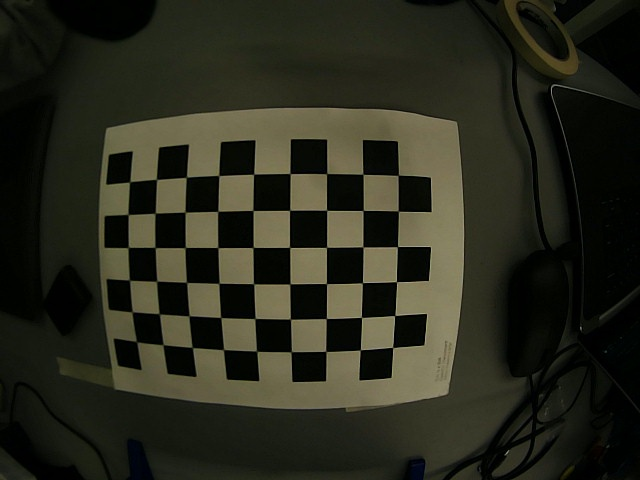
#> input picture pictures/frame_0.jpg, 640 x 480 px
$ python camera_caliration.py
#> lines starting #> are read from the running program, lines starting #| are printed output that depends on the picture; after the words box and inside, x2 and y2 are one past the last pixel; in counts of white or black regions, pixels touching at a corner belong together
# Author: Addison Sears-Collins
# https://automaticaddison.com
# Description: Perform camera calibration using a chessboard.

import cv2  # Import the OpenCV library to enable computer vision
import numpy as np  # Import the NumPy scientific computing library
import glob  # Used to get retrieve files that have a specified pattern
import pickle

# Path to the image that you want to undistort
distorted_img_filename = r'C:\Users\lowel\PycharmProjects\helping-hands-ysp-david\pictures\frame_3.jpg'

# Chessboard dimensions
number_of_squares_X = 10  # Number of chessboard squares along the x-axis
number_of_squares_Y = 7  # Number of chessboard squares along the y-axis
nX = number_of_squares_X - 1  # Number of interior corners along x-axis
nY = number_of_squares_Y - 1  # Number of interior corners along y-axis
square_size = 0.023  # Length of the side of a square in meters

# Store vectors of 3D points for all chessboard images (world coordinate frame)
object_points = []

# Store vectors of 2D points for all chessboard images (camera coordinate frame)
image_points = []

# Set termination criteria. We stop either when an accuracy is reached or when
# we have finished a certain number of iterations.
criteria = (cv2.TERM_CRITERIA_EPS + cv2.TERM_CRITERIA_MAX_ITER, 30, 0.001)

# Define real world coordinates for points in the 3D coordinate frame
# Object points are (0,0,0), (1,0,0), (2,0,0) ...., (5,8,0)
object_points_3D = np.zeros((nX * nY, 3), np.float32)

# These are the x and y coordinates
object_points_3D[:, :2] = np.mgrid[0:nY, 0:nX].T.reshape(-1, 2)

object_points_3D = object_points_3D * square_size


def main():
    # Get the file path for images in the current directory
    images = glob.glob(r'C:\Users\lowel\PycharmProjects\helping-hands-ysp-david\pictures\frame_*.jpg')

    # Go through each chessboard image, one by one
    for image_file in images:

        # Load the image
        image = cv2.imread(image_file)
#> image is the input picture: shape (480, 640, 3); mean B, G, R 28.9, 41.6, 41

        # Convert the image to grayscale
        gray = cv2.cvtColor(image, cv2.COLOR_BGR2GRAY)
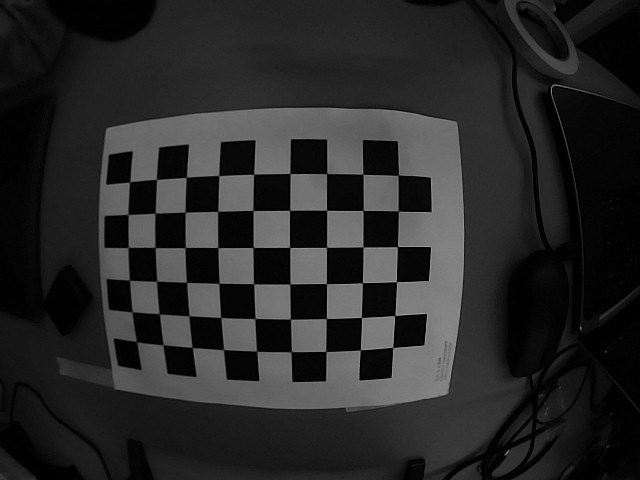
#> gray: shape (480, 640); min 0, max 168, mean 40

        # Find the corners on the chessboard
        success, corners = cv2.findChessboardCorners(gray, (nY, nX), None)
#> success = True; corners = 54 rows, first 8: [136.6, 341.9], [132.2, 311.7], [129.3, 280], [128.2, 247.4], [128.2, 214.6], [129.6, 182], [163.1, 344.6], [158.9, 313.6]

        # If the corners are found by the algorithm, draw them
        if success == True:
            # Append object points
            object_points.append(object_points_3D)

            # Find more exact corner pixels
            corners_2 = cv2.cornerSubPix(gray, corners, (11, 11), (-1, -1), criteria)
#> corners_2 = 54 rows, first 8: [136.6, 341.7], [132.1, 311.8], [129.4, 280.2], [128.2, 247.5], [128, 214.5], [129.6, 181.8], [163, 344.7], [159.2, 313.8]

            # Append image points
            image_points.append(corners_2)

            # Draw the corners
            cv2.drawChessboardCorners(image, (nY, nX), corners_2, success)
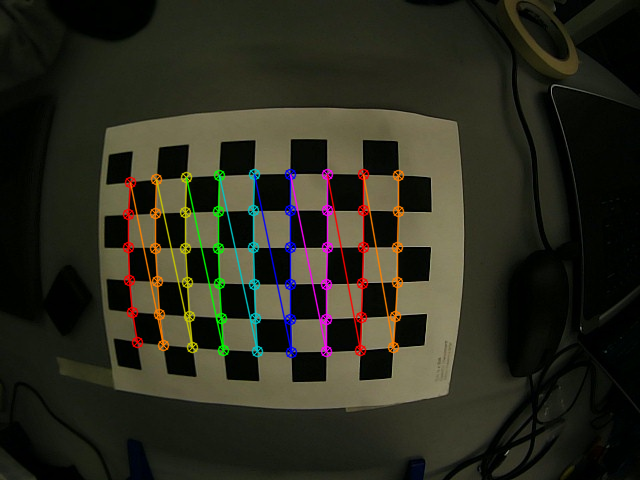
#> image: shape (480, 640, 3); 4.23% of pixels changed, all inside (x1, y1, x2, y2) = (122, 168, 405, 359)
#> pass 2 of the loop in main, `for image_file in images:`:
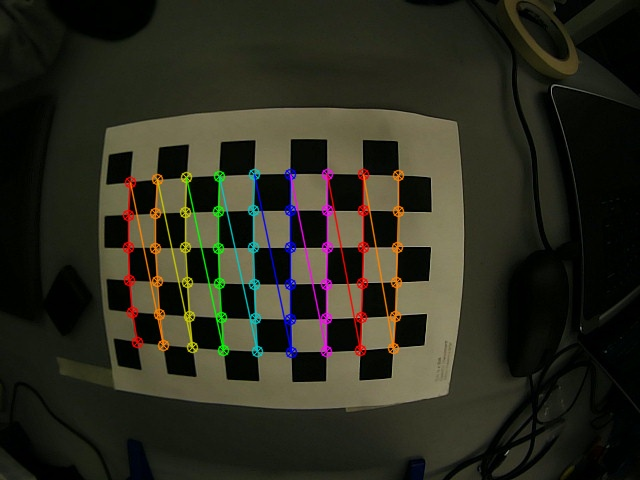
#> input picture pictures/frame_0_drawn_corners.jpg, 640 x 480 px
#> in main, image is the input picture: shape (480, 640, 3); mean B, G, R 30.1, 42.7, 43.4
#> in main, `gray = cv2.cvtColor(image, cv2.COLOR_BGR2GRAY)`:
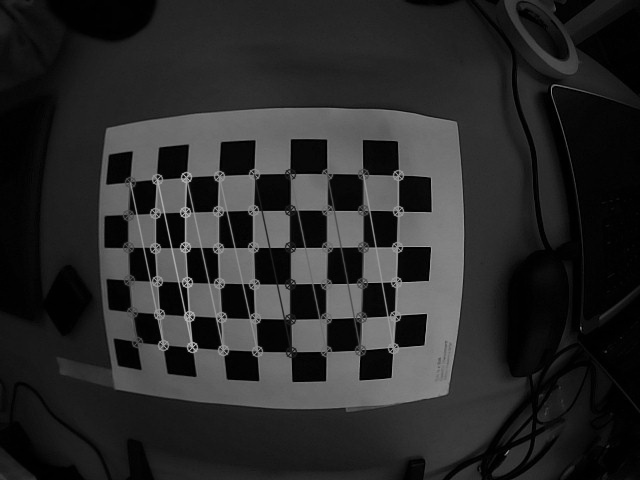
#> gray: shape (480, 640); min 0, max 181, mean 41.4
#> success = False; corners = None
#> pass 3 of the loop in main, `for image_file in images:`:
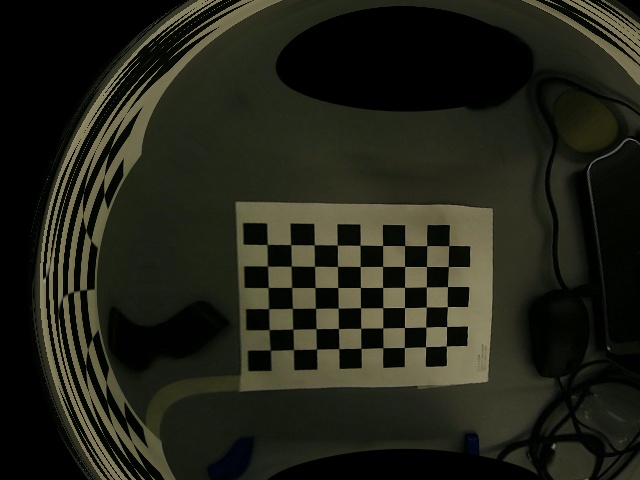
#> input picture pictures/frame_0_undistorted.jpg, 640 x 480 px
#> in main, image is the input picture: shape (480, 640, 3); mean B, G, R 24.3, 34.9, 34.2
#> in main, `gray = cv2.cvtColor(image, cv2.COLOR_BGR2GRAY)`:
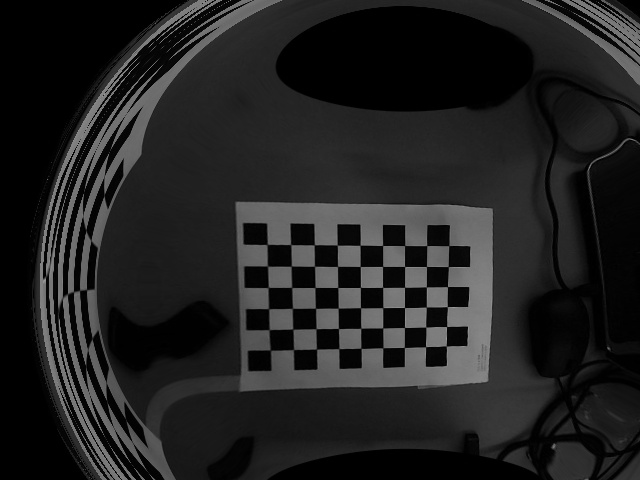
#> gray: shape (480, 640); min 0, max 159, mean 33.5
#> success = True; corners = 54 rows, first 8: [270.4, 350.2], [269.3, 329.7], [268.6, 308.7], [268.2, 287.4], [267.5, 266], [267.1, 244.5], [293.5, 349.6], [292.7, 329.1]
#> corners_2 = 54 rows, first 8: [270.4, 350.2], [269.1, 329.6], [268.6, 308.6], [268.2, 287.5], [267.4, 266.2], [267.2, 244.5], [293.5, 349.6], [292.8, 329.2]
#> in main, `cv2.drawChessboardCorners(image, (nY, nX), corners_2, success)`:
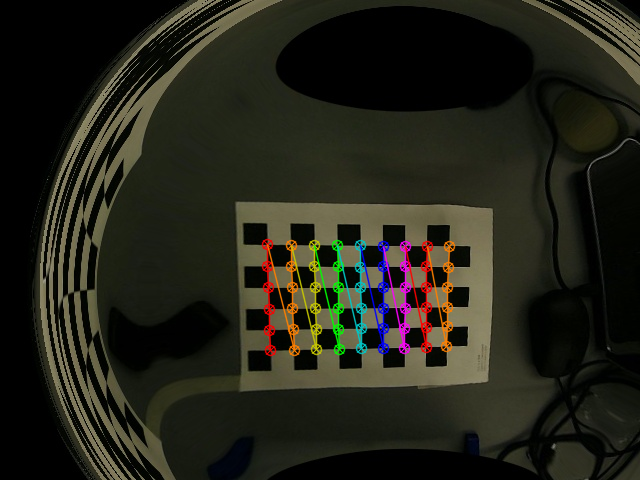
#> image: shape (480, 640, 3); 3.02% of pixels changed, all inside (x1, y1, x2, y2) = (261, 238, 456, 357)
#> the loop made 4 passes; the first 3 are shown

            # Display the image. Used for testing.
            # imshow("Image", image)

            # Display the window for a short period. Used for testing.
            # cv2.waitKey(200)

    # Now take a distorted image and undistort it
    distorted_image = cv2.imread(distorted_img_filename)
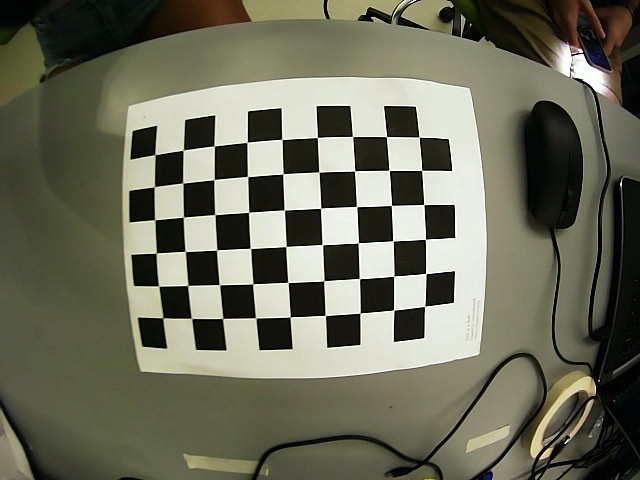
#> input picture pictures/frame_3.jpg, 640 x 480 px, found by its file name
#> distorted_image is the input picture: shape (480, 640, 3); mean B, G, R 90.3, 108.3, 108

    # Perform camera calibration to return the camera matrix, distortion coefficients, rotation and translation vectors etc
    ret, mtx, dist, rvecs, tvecs = cv2.calibrateCamera(object_points,
                                                       image_points,
                                                       gray.shape[::-1],
                                                       None,
                                                       None)

    # Get the dimensions of the image
    height, width = distorted_image.shape[:2]
#> height = 480; width = 640

    # Refine camera matrix
    # Returns optimal camera matrix and a rectangular region of interest
    optimal_camera_matrix, roi = cv2.getOptimalNewCameraMatrix(mtx, dist,
                                                               (width, height),
                                                               1,
                                                               (width, height))

    # Undistort the image
    undistorted_image = cv2.undistort(distorted_image, mtx, dist, None,
                                      optimal_camera_matrix)
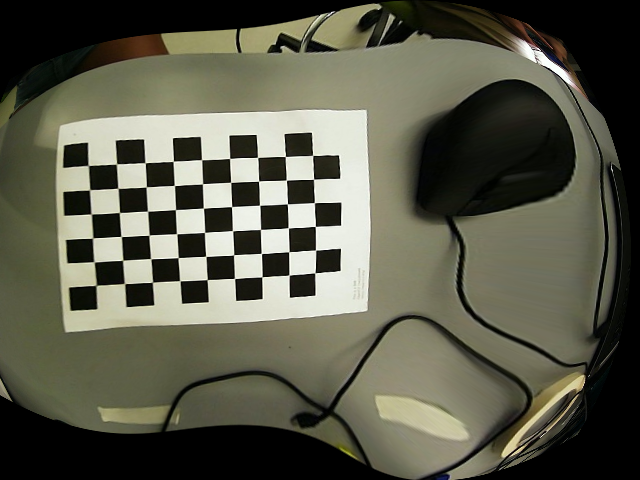
#> undistorted_image: shape (480, 640, 3); mean B, G, R 74.6, 90.2, 90.1

    # Crop the image. Uncomment these two lines to remove black lines
    # on the edge of the undistorted image.
    # x, y, w, h = roi
    # undistorted_image = undistorted_image[y:y+h, x:x+w]

    # Display key parameter outputs of the camera calibration process
    print("Optimal Camera matrix:")
    print(optimal_camera_matrix)

    print("\n Distortion coefficient:")
    print(dist)

    print("\n Rotation Vectors:")
    print(rvecs)

    print("\n Translation Vectors:")
    print(tvecs)

    # Create the output file name by removing the '.jpg' part
    size = len(distorted_img_filename)
    new_filename = distorted_img_filename[:size - 4]
    new_filename = new_filename + '_undistorted.jpg'

    # Save the undistorted image
    cv2.imwrite(new_filename, undistorted_image)

    # Close all windows
    cv2.destroyAllWindows()

    # Save the camera calibration results.
    calib_result_pickle = {}
    calib_result_pickle["mtx"] = mtx
    calib_result_pickle["optimal_camera_matrix"] = optimal_camera_matrix
    calib_result_pickle["dist"] = dist
    calib_result_pickle["rvecs"] = rvecs
    calib_result_pickle["tvecs"] = tvecs
    pickle.dump(calib_result_pickle, open("camera_calib_pickle.p", "wb"))


main()
